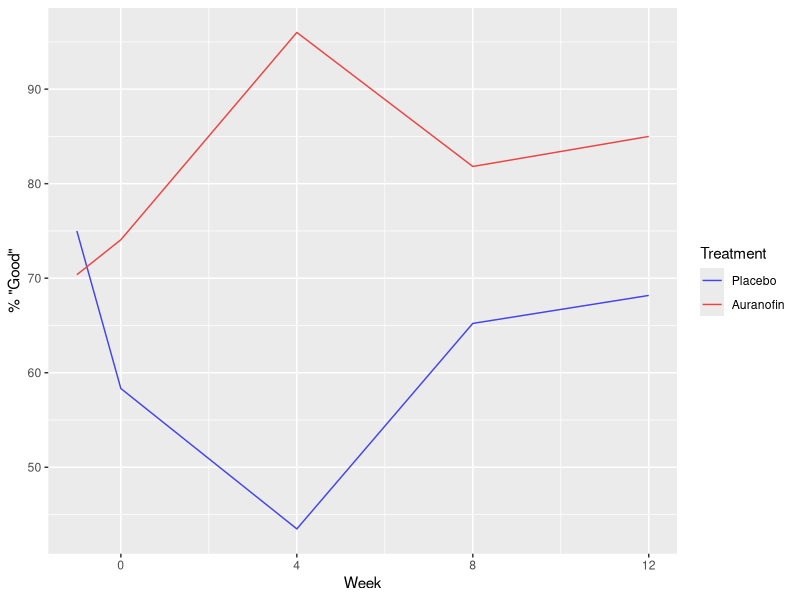
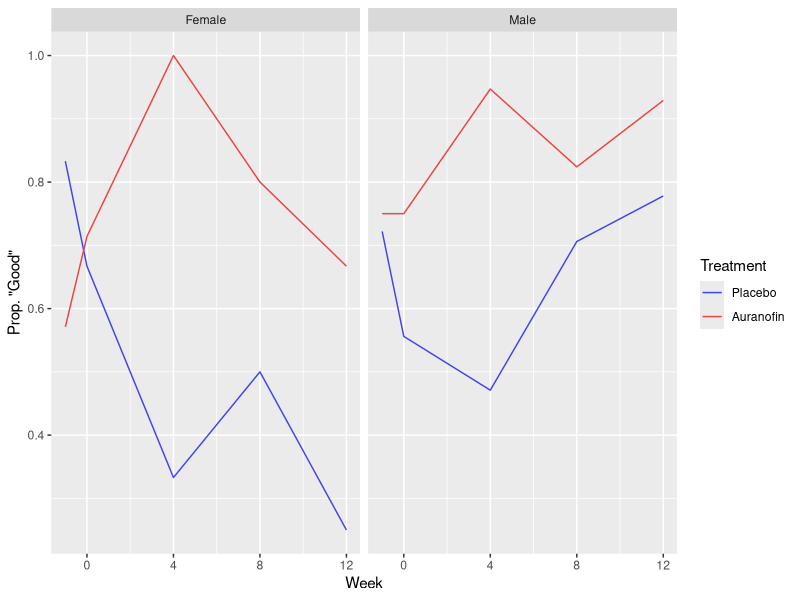

Generate these figures, in order, with R:
## ---- chunk 1
knitr::opts_chunk$set(echo = FALSE, dev = "pdf")
library("dplyr")
library("tidyr")
library("ggplot2")
library("lmtest")
library("gee")
library("geepack")
library("lme4")
## ---- chunk 2
# Read data from file
arthritis.data <- read.delim(file = "data/arthritis.txt", 
                             header = FALSE,
                             sep = " ", 
                             na.strings = ".")
# Assign column names
colnames(arthritis.data) <- c("id", "sex", "age", "treatment", "r.n1", "r.0", "r.4", "r.8", "r.12")

# Re-level treatment so placebo is default
arthritis.data$treatment <- factor(arthritis.data$treatment, levels = c("P", "A"))

# Tranform to long format
arthritis.long <- gather(data = arthritis.data, 
                         key = "week.cat", 
                         value = "status",
                         -id, -sex, -age, -treatment)

# Add numeric week column
arthritis.long$week <- NA
arthritis.long$week[arthritis.long$week.cat == "r.n1"] <- -1
arthritis.long$week[arthritis.long$week.cat == "r.0"] <- 0
arthritis.long$week[arthritis.long$week.cat == "r.4"] <- 4
arthritis.long$week[arthritis.long$week.cat == "r.8"] <- 8
arthritis.long$week[arthritis.long$week.cat == "r.12"] <- 12
## ---- chunk 3
arthritis.table <- arthritis.long %>%
  group_by(treatment, week) %>%
  summarise(count = sum(!is.na(status)),
            num.good = sum(status == 1, na.rm = TRUE))
arthritis.table$perc.good <- 100 * (round(arthritis.table$num.good / arthritis.table$count, 4))
## ---- chunk 4
status.plot <- ggplot(data = arthritis.table, mapping = aes(x = week, y = perc.good, group = treatment, color = treatment)) +
  geom_line() +
  ylab(label = "% \"Good\"") +
  xlab(label = "Week") +
  scale_color_manual(name = "Treatment", values = c("#4444EC", "#EC4444"), labels = c("Placebo", "Auranofin"))
print(status.plot)
## ---- chunk 5
by.sex.table <- arthritis.long %>%
  group_by(treatment, week, sex) %>%
  summarize(count = sum(!is.na(status)),
            num.good = sum(status == 1, na.rm = TRUE))
by.sex.table$prop.good <- round((by.sex.table$num.good / by.sex.table$count), 3)

sex.names <- c(F = "Female", M = "Male")
status.by.sex.plot <- ggplot(data = by.sex.table, 
                             mapping = aes(x = week, 
                                           y = prop.good, 
                                           group = treatment, 
                                           color = treatment)) +
  geom_line() +
  facet_grid(. ~ sex, labeller = labeller(sex = sex.names)) +
  ylab(label = "Prop. \"Good\"") +
  xlab(label = "Week") +
  scale_color_manual(name = "Treatment", 
                     values = c("#4444EC", "#EC4444"), 
                     labels = c("Placebo", "Auranofin"))
print(status.by.sex.plot)
## ---- chunk 6
# Setup variables for GEE
# Using time instead of T, because T is reserved (TRUE)
arthritis.long$time <- arthritis.long$week
arthritis.long$time[arthritis.long$time %in% c(-1, 0)] <- 99
arthritis.long$time <- factor(arthritis.long$time, levels = c(99, 4, 8, 12))

# X is indicator of treatment (0 = P(lacebo), 1 = A(uranofin))
arthritis.long$X <- 0
arthritis.long$X[arthritis.long$treatment == "A"] <- 1
arthritis.long$X <- factor(arthritis.long$X, levels = c(0, 1))
## ---- chunk 7
dropouts <- colSums(apply(X = arthritis.data[, 5:9], MARGIN = 2, FUN = is.na))
## ---- chunk 8
arthritis.gee <- gee(status ~ time + time:X,
                     id = id,
                     data = arthritis.long,
                     family = binomial,
                     corstr = "unstructured")
arthritis.gee.summary <- summary(arthritis.gee)
arthritis.gee.coef <- coef(arthritis.gee.summary)
## ---- chunk 9
# Read data
skin.data <- read.delim(file = "data/skin.txt", sep = " ", header = FALSE)

# Trim first & last columns (created by whitespace)
skin.data <- skin.data[, -c(1, ncol(skin.data))]

# Identify columns
colnames(skin.data) <- c("id", "center", "age", "skin", "gender", "prior.count", "new.count", "treatment", "year")

# Drop data from center != 1
skin.data <- skin.data[skin.data$center == 1, ]

# Set factors as needed
factor.cols <- c("id", "center", "skin", "gender", "treatment")
for (c in factor.cols) {
  skin.data[, c] <- factor(skin.data[, c])
}
## ---- chunk 10
skin.gee <- gee(new.count ~ year,
                id = id,
                data = skin.data,
                family = poisson,
                corstr = "exchangeable")
skin.gee.summary <- summary(skin.gee)
skin.gee.coef <- coef(skin.gee.summary)
## ---- chunk 11

# Use nAGQ > 1 for better accuracy
skin.glmer <- glmer(new.count ~ 1 + year + (1 | id),
                    data = skin.data,
                    nAGQ = 1, # 1 point evaluated = Laplace approximation
                    family = poisson(link = "log"))
skin.glm.summary <- summary(skin.glmer)
skin.glm.coef <- coef(skin.glm.summary)
## ---- chunk 12
# Read the data in
toenail.data <- read.delim(file = "data/toenail.txt", header = FALSE, sep = "")

# Assign column names
colnames(toenail.data) <- c("id", "freq", "gender", "month", "length", "treatment")
